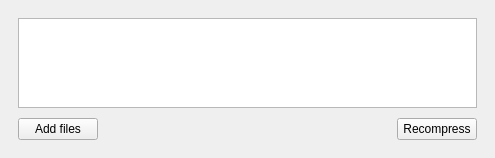
<?xml version="1.0" encoding="UTF-8"?>
<ui version="4.0">
 <class>MainWindow</class>
 <widget class="QMainWindow" name="MainWindow">
  <property name="geometry">
   <rect>
    <x>0</x>
    <y>0</y>
    <width>495</width>
    <height>158</height>
   </rect>
  </property>
  <property name="windowTitle">
   <string>optimg</string>
  </property>
  <widget class="QWidget" name="centralwidget">
   <layout class="QGridLayout" name="gridLayout_2">
    <item row="0" column="0">
     <widget class="QWidget" name="widget" native="true">
      <property name="enabled">
       <bool>true</bool>
      </property>
      <property name="sizePolicy">
       <sizepolicy hsizetype="Preferred" vsizetype="Preferred">
        <horstretch>1</horstretch>
        <verstretch>1</verstretch>
       </sizepolicy>
      </property>
      <layout class="QVBoxLayout" name="verticalLayout">
       <item>
        <layout class="QGridLayout" name="gridLayout">
         <property name="horizontalSpacing">
          <number>0</number>
         </property>
         <property name="verticalSpacing">
          <number>10</number>
         </property>
         <item row="2" column="0">
          <widget class="QPushButton" name="addfiles">
           <property name="text">
            <string>Add files</string>
           </property>
          </widget>
         </item>
         <item row="2" column="1">
          <spacer name="horizontalSpacer">
           <property name="orientation">
            <enum>Qt::Horizontal</enum>
           </property>
           <property name="sizeHint" stdset="0">
            <size>
             <width>498</width>
             <height>20</height>
            </size>
           </property>
          </spacer>
         </item>
         <item row="2" column="2">
          <widget class="QPushButton" name="recompress">
           <property name="text">
            <string>Recompress</string>
           </property>
          </widget>
         </item>
         <item row="0" column="0" colspan="3">
          <widget class="QColumnView" name="processedfiles">
           <property name="enabled">
            <bool>true</bool>
           </property>
           <property name="toolTip">
            <string>Drag files in here</string>
           </property>
           <property name="whatsThis">
            <string>Drag files in here</string>
           </property>
          </widget>
         </item>
        </layout>
       </item>
      </layout>
     </widget>
    </item>
   </layout>
  </widget>
 </widget>
 <resources/>
 <connections/>
</ui>
